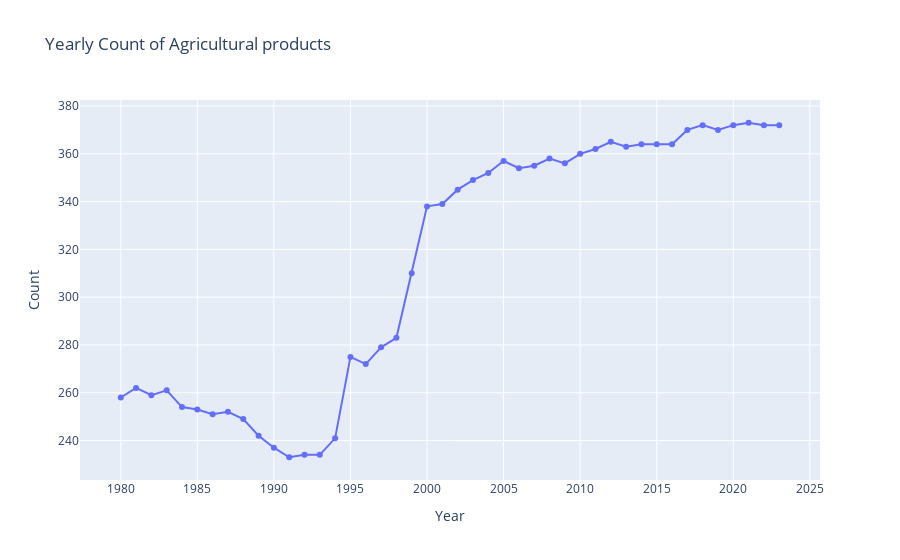
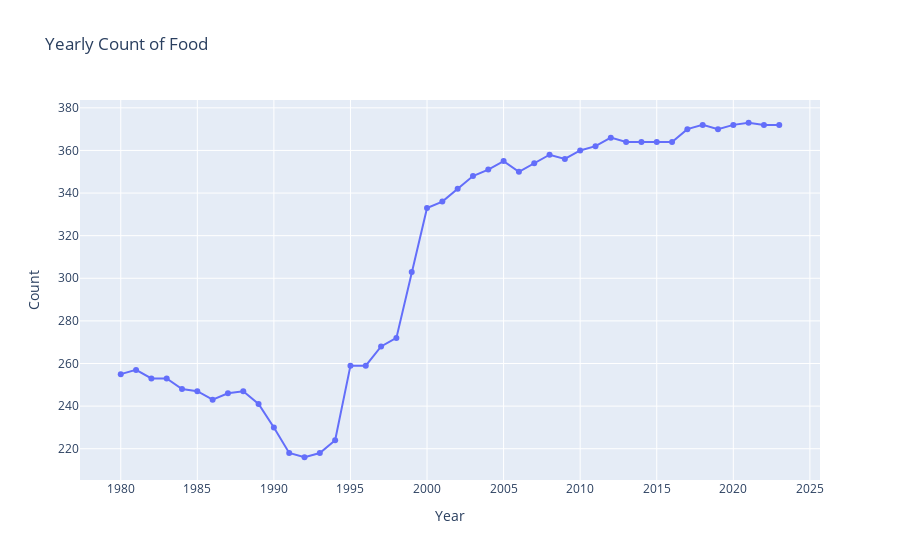
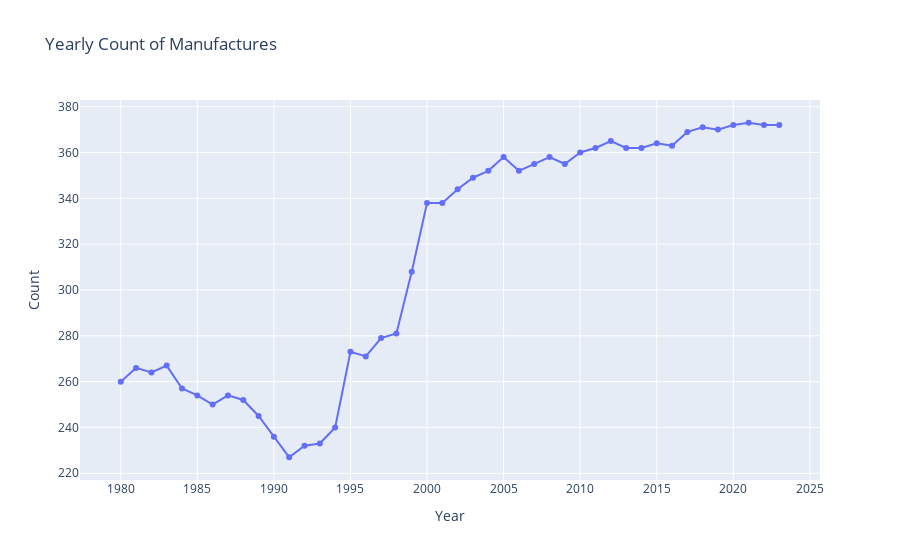
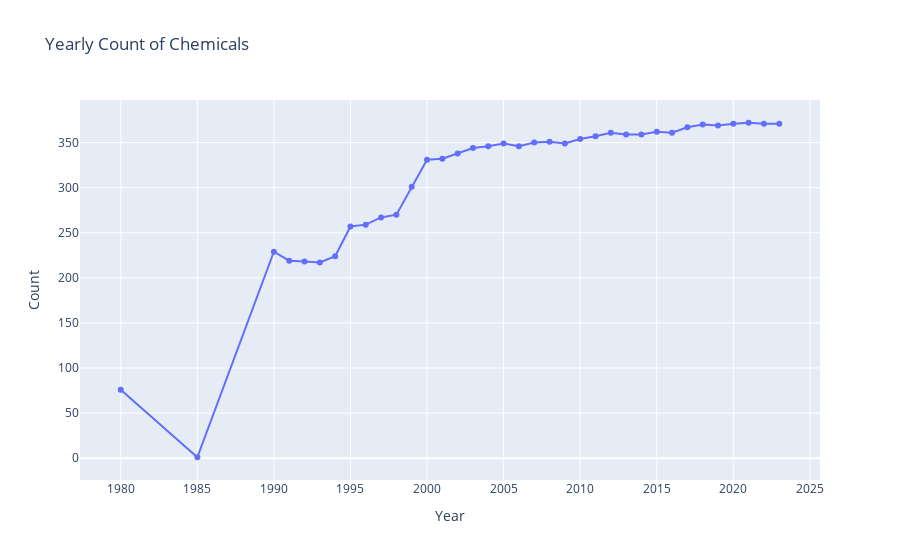

The notebook cell these images were saved under, in order:
### Code cell
# import pandas as pd
import plotly.express as px

# 1. Get unique products
products = merchandise["Product"].unique()

# 2. Loop over each product and plot its yearly trend
for product in products:
    # Filter to this product
    df_prod = merchandise[merchandise["Product"] == product]
    
    # Aggregate by Year: here we're just counting rows per year
    df_yearly = (
        df_prod
        .groupby("Year")
        .size()                      # or .sum()["Sales"] if you have a "Sales" column
        .reset_index(name="Count")  # rename the aggregated column
    )
    
    # Create a line chart
    fig = px.line(
        df_yearly,
        x="Year",
        y="Count",                  # change to your metric name if not counting
        title=f"Yearly Count of {product}",
        markers=True
    )
    
    # Display in the notebook or script
    fig.show()

### Figure 1 — Plotly figure (JSON) as saved in the notebook; plotly's stock layout.template omitted (floating-point values rounded to 4 significant figures)
{"data": [{"hovertemplate": "Year=%{x}<br>Count=%{y}<extra></extra>", "legendgroup": "", "line": {"color": "#636efa", "dash": "solid"}, "marker": {"symbol": "circle"}, "mode": "lines+markers", "name": "", "orientation": "v", "showlegend": false, "type": "scatter", "x": [1980, 1981, 1982, 1983, 1984, 1985, 1986, 1987, 1988, 1989, 1990, 1991, 1992, 1993, 1994, 1995, 1996, 1997, 1998, 1999, 2000, 2001, 2002, 2003, 2004, 2005, 2006, 2007, 2008, 2009, 2010, 2011, 2012, 2013, 2014, 2015, 2016, 2017, 2018, 2019, 2020, 2021, 2022, 2023], "xaxis": "x", "y": [258, 262, 259, 261, 254, 253, 251, 252, 249, 242, 237, 233, 234, 234, 241, 275, 272, 279, 283, 310, 338, 339, 345, 349, 352, 357, 354, 355, 358, 356, 360, 362, 365, 363, 364, 364, 364, 370, 372, 370, 372, 373, 372, 372], "yaxis": "y"}], "layout": {"legend": {"tracegroupgap": 0}, "title": {"text": "Yearly Count of Agricultural products"}, "xaxis": {"anchor": "y", "domain": [0, 1], "title": {"text": "Year"}}, "yaxis": {"anchor": "x", "domain": [0, 1], "title": {"text": "Count"}}}}

### Figure 2 — Plotly figure (JSON) as saved in the notebook; plotly's stock layout.template omitted (floating-point values rounded to 4 significant figures)
{"data": [{"hovertemplate": "Year=%{x}<br>Count=%{y}<extra></extra>", "legendgroup": "", "line": {"color": "#636efa", "dash": "solid"}, "marker": {"symbol": "circle"}, "mode": "lines+markers", "name": "", "orientation": "v", "showlegend": false, "type": "scatter", "x": [1980, 1981, 1982, 1983, 1984, 1985, 1986, 1987, 1988, 1989, 1990, 1991, 1992, 1993, 1994, 1995, 1996, 1997, 1998, 1999, 2000, 2001, 2002, 2003, 2004, 2005, 2006, 2007, 2008, 2009, 2010, 2011, 2012, 2013, 2014, 2015, 2016, 2017, 2018, 2019, 2020, 2021, 2022, 2023], "xaxis": "x", "y": [255, 257, 253, 253, 248, 247, 243, 246, 247, 241, 230, 218, 216, 218, 224, 259, 259, 268, 272, 303, 333, 336, 342, 348, 351, 355, 350, 354, 358, 356, 360, 362, 366, 364, 364, 364, 364, 370, 372, 370, 372, 373, 372, 372], "yaxis": "y"}], "layout": {"legend": {"tracegroupgap": 0}, "title": {"text": "Yearly Count of Food"}, "xaxis": {"anchor": "y", "domain": [0, 1], "title": {"text": "Year"}}, "yaxis": {"anchor": "x", "domain": [0, 1], "title": {"text": "Count"}}}}

### Figure 3 — Plotly figure (JSON) as saved in the notebook; plotly's stock layout.template omitted (floating-point values rounded to 4 significant figures)
{"data": [{"hovertemplate": "Year=%{x}<br>Count=%{y}<extra></extra>", "legendgroup": "", "line": {"color": "#636efa", "dash": "solid"}, "marker": {"symbol": "circle"}, "mode": "lines+markers", "name": "", "orientation": "v", "showlegend": false, "type": "scatter", "x": [1980, 1981, 1982, 1983, 1984, 1985, 1986, 1987, 1988, 1989, 1990, 1991, 1992, 1993, 1994, 1995, 1996, 1997, 1998, 1999, 2000, 2001, 2002, 2003, 2004, 2005, 2006, 2007, 2008, 2009, 2010, 2011, 2012, 2013, 2014, 2015, 2016, 2017, 2018, 2019, 2020, 2021, 2022, 2023], "xaxis": "x", "y": [260, 266, 264, 267, 257, 254, 250, 254, 252, 245, 236, 227, 232, 233, 240, 273, 271, 279, 281, 308, 338, 338, 344, 349, 352, 358, 352, 355, 358, 355, 360, 362, 365, 362, 362, 364, 363, 369, 371, 370, 372, 373, 372, 372], "yaxis": "y"}], "layout": {"legend": {"tracegroupgap": 0}, "title": {"text": "Yearly Count of Manufactures"}, "xaxis": {"anchor": "y", "domain": [0, 1], "title": {"text": "Year"}}, "yaxis": {"anchor": "x", "domain": [0, 1], "title": {"text": "Count"}}}}

### Figure 4 — Plotly figure (JSON) as saved in the notebook; plotly's stock layout.template omitted (floating-point values rounded to 4 significant figures)
{"data": [{"hovertemplate": "Year=%{x}<br>Count=%{y}<extra></extra>", "legendgroup": "", "line": {"color": "#636efa", "dash": "solid"}, "marker": {"symbol": "circle"}, "mode": "lines+markers", "name": "", "orientation": "v", "showlegend": false, "type": "scatter", "x": [1980, 1985, 1990, 1991, 1992, 1993, 1994, 1995, 1996, 1997, 1998, 1999, 2000, 2001, 2002, 2003, 2004, 2005, 2006, 2007, 2008, 2009, 2010, 2011, 2012, 2013, 2014, 2015, 2016, 2017, 2018, 2019, 2020, 2021, 2022, 2023], "xaxis": "x", "y": [76, 1, 229, 219, 218, 217, 224, 257, 259, 267, 270, 301, 331, 332, 338, 344, 346, 349, 346, 350, 351, 349, 354, 357, 361, 359, 359, 362, 361, 367, 370, 369, 371, 372, 371, 371], "yaxis": "y"}], "layout": {"legend": {"tracegroupgap": 0}, "title": {"text": "Yearly Count of Chemicals"}, "xaxis": {"anchor": "y", "domain": [0, 1], "title": {"text": "Year"}}, "yaxis": {"anchor": "x", "domain": [0, 1], "title": {"text": "Count"}}}}
